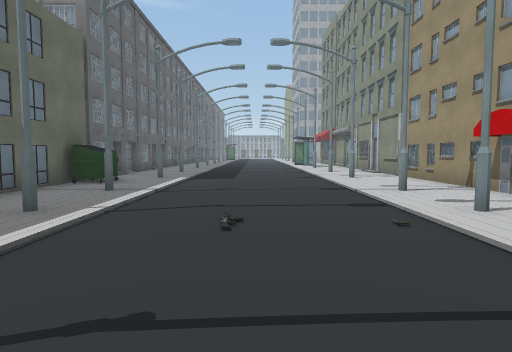
view 1 (above)

16 first-person views from a walk through a 3-D level made in the Unity game engine. The camera is 1.5 m above the floor, tilts 4° down and sees 75° across. The floor is counted in squares, 1.95 m on a side. Each view is taken from the middle of a square. On the plan, view 1 faces up. The plan holds only what a view shows up to about 11 squares ahead; the rest is blank. The place goes on beyond the plan. The player character is not drawn. Some animated figures are left out. Some surface patterns are stand-ins.

view 2
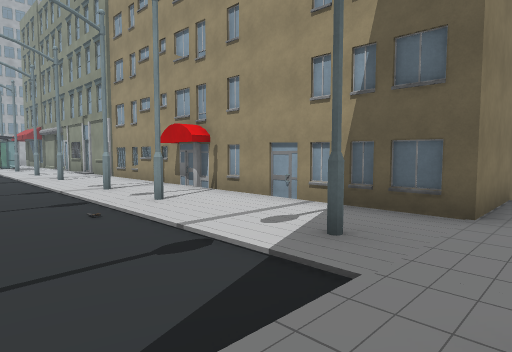

view 3
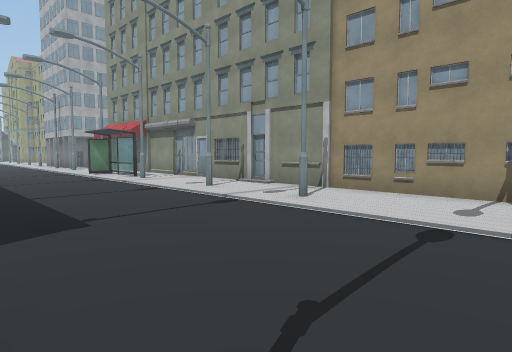

view 4
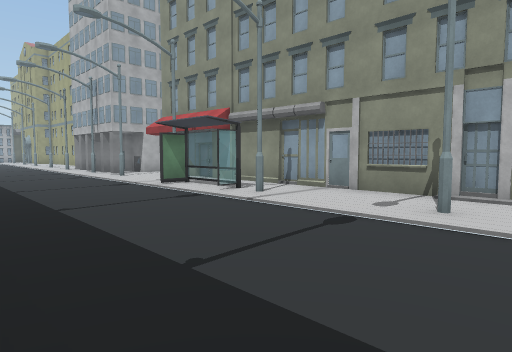

view 5
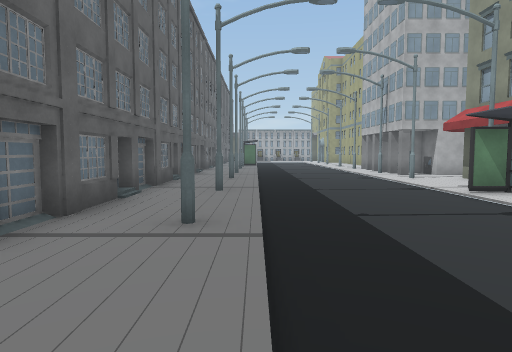

view 6
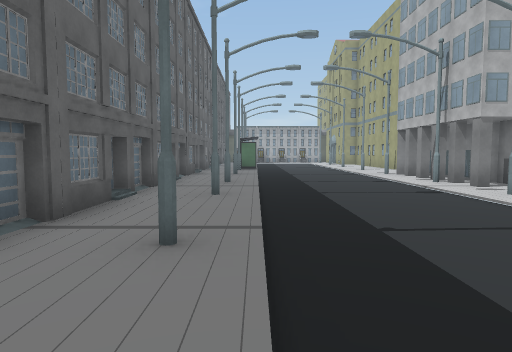

view 7
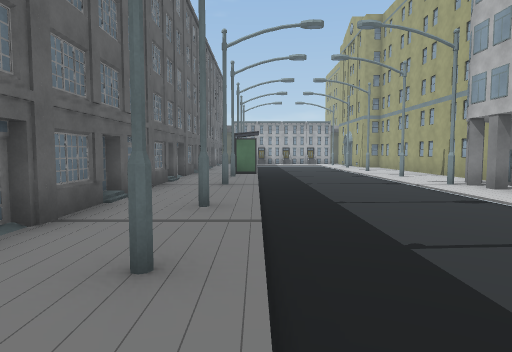

view 8
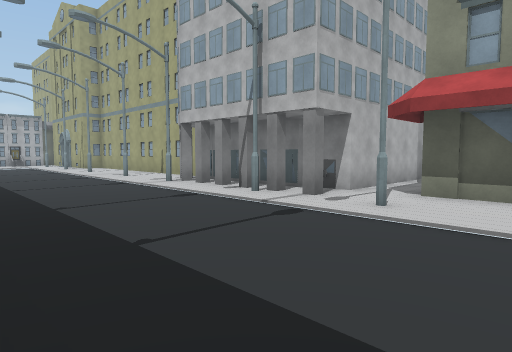

view 9
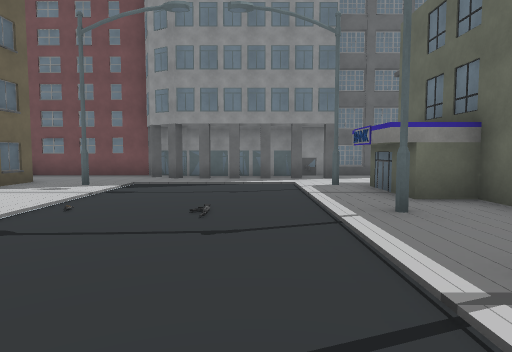

view 10
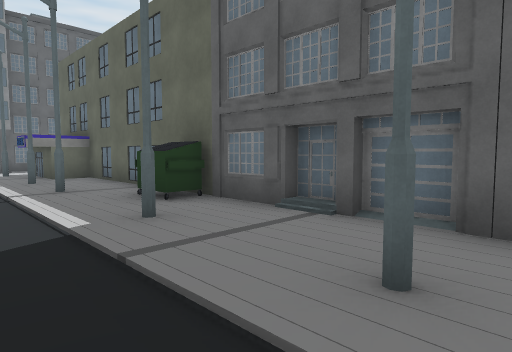

view 11
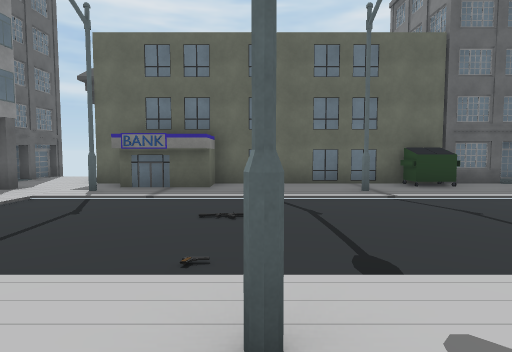

view 12
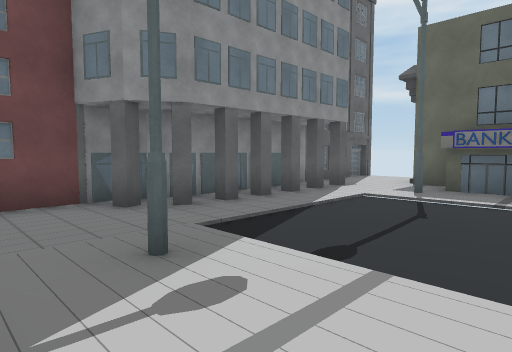

view 13
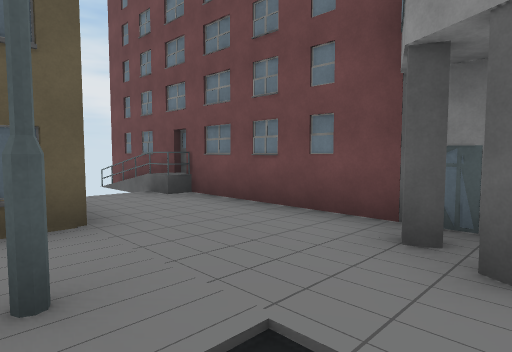

view 14
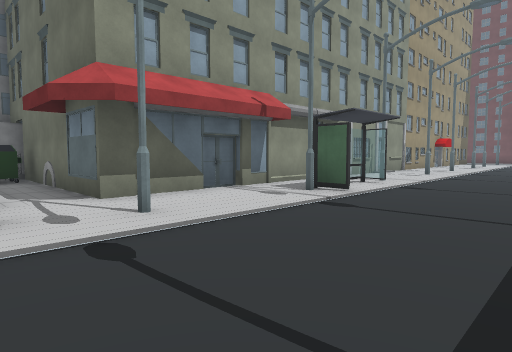

view 15
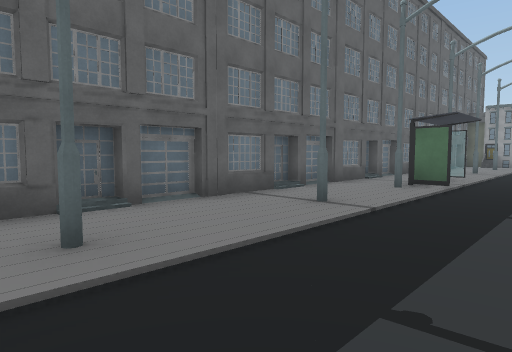

view 16
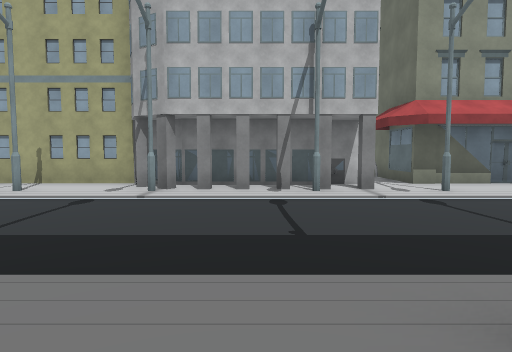

### Floor plan
Key: @ floor where view 1 was taken; # wall or solid block; . main floor; - floor 0.25 m lower than the main floor; / step, stairs or slope; B building; I bin; O other object.
Columns run from 8 left of view 1 to 10 right of it. Each row starts with its distance up from view 1.
 31 BBBB..O---//.#
 30    B../---/..#
 29    B../---/..#
 28    B.#/---/BB
 27    B../---/BB
 26    B../---/BB
 25    B.#/---/BB
 24    B../---/B.   B
 23    B../---/......I
 22    B.#/---/#.######
 21    B../---/..B
 20    B../---/..B
 19    B.#/---//.B
 18    B../---/O.B
 17    B../---/O.B
 16    B.#/---//.B
 15    B../---/..B
 14     ../---/..B
 13    B../---/..B
 12    B.#/---/#.B
 11    B../---/..B
 10    B.#/---/#.B
  9  BBB../---/..B
  8     I./---/..B
  7    #../---/..B
  6    #.#/---/#.B
  5    #../---/..B
  4    #.#/---/#.B
  3    ###/---/..B
  2     ##/---/..B
  1    ###/---/#.B
  0    #..//@//..BBB
 -1   ...BB........
 -2  B....BBBBB...BBBB
 -3  BBBBB     BBBBB

Positions as (right, up) in squares from view 1, and headings:
1: (0, 0), facing up
2: (0, -1), facing up-right
3: (-2, 6), facing up-right
4: (-2, 11), facing up-right
5: (-2, 12), facing up
6: (-2, 16), facing up
7: (-2, 20), facing up
8: (-2, 20), facing up-right
9: (-1, 8), facing down
10: (-1, 13), facing down-left
11: (4, 4), facing left
12: (4, 3), facing down-left
13: (1, 1), facing down-right
14: (-1, 24), facing down-right
15: (0, 24), facing up-left
16: (-4, 26), facing right
